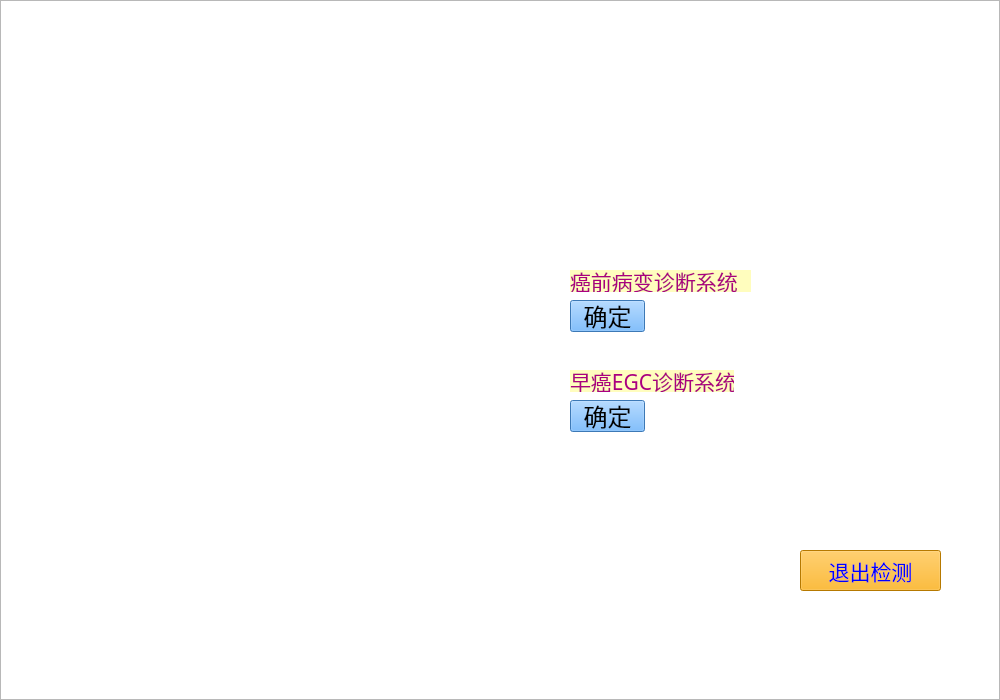
<?xml version="1.0" encoding="UTF-8"?>
<ui version="4.0">
 <class>widget</class>
 <widget class="QWidget" name="widget">
  <property name="geometry">
   <rect>
    <x>0</x>
    <y>0</y>
    <width>1000</width>
    <height>700</height>
   </rect>
  </property>
  <property name="focusPolicy">
   <enum>Qt::ClickFocus</enum>
  </property>
  <property name="windowTitle">
   <string>基于人工智能的诊断软件系统</string>
  </property>
  <property name="styleSheet">
   <string notr="true"/>
  </property>
  <widget class="QPushButton" name="pushButton1">
   <property name="geometry">
    <rect>
     <x>570</x>
     <y>300</y>
     <width>75</width>
     <height>32</height>
    </rect>
   </property>
   <property name="font">
    <font>
     <family>楷体</family>
     <pointsize>18</pointsize>
    </font>
   </property>
   <property name="styleSheet">
    <string notr="true">background-color:rgb(85, 170, 255)</string>
   </property>
   <property name="text">
    <string>确定</string>
   </property>
  </widget>
  <widget class="QLabel" name="label1">
   <property name="geometry">
    <rect>
     <x>570</x>
     <y>270</y>
     <width>181</width>
     <height>22</height>
    </rect>
   </property>
   <property name="font">
    <font>
     <family>楷体</family>
     <pointsize>16</pointsize>
    </font>
   </property>
   <property name="styleSheet">
    <string notr="true">color: rgb(170, 0, 127);
background-color: rgb(255, 253, 190);</string>
   </property>
   <property name="text">
    <string>癌前病变诊断系统</string>
   </property>
   <property name="buddy">
    <cstring>pushButton1</cstring>
   </property>
  </widget>
  <widget class="QLabel" name="label2">
   <property name="geometry">
    <rect>
     <x>570</x>
     <y>370</y>
     <width>164</width>
     <height>22</height>
    </rect>
   </property>
   <property name="font">
    <font>
     <family>楷体</family>
     <pointsize>16</pointsize>
    </font>
   </property>
   <property name="styleSheet">
    <string notr="true">color: rgb(170, 0, 127);
background-color: rgb(255, 253, 190);</string>
   </property>
   <property name="text">
    <string>早癌EGC诊断系统</string>
   </property>
   <property name="buddy">
    <cstring>pushButton2</cstring>
   </property>
  </widget>
  <widget class="QPushButton" name="pushButton2">
   <property name="geometry">
    <rect>
     <x>570</x>
     <y>400</y>
     <width>75</width>
     <height>32</height>
    </rect>
   </property>
   <property name="font">
    <font>
     <family>楷体</family>
     <pointsize>18</pointsize>
    </font>
   </property>
   <property name="styleSheet">
    <string notr="true">background-color: rgb(85, 170, 255);</string>
   </property>
   <property name="text">
    <string>确定</string>
   </property>
  </widget>
  <widget class="QPushButton" name="pushButton3">
   <property name="geometry">
    <rect>
     <x>800</x>
     <y>550</y>
     <width>141</width>
     <height>41</height>
    </rect>
   </property>
   <property name="font">
    <font>
     <family>楷体</family>
     <pointsize>16</pointsize>
    </font>
   </property>
   <property name="styleSheet">
    <string notr="true">background-color: rgb(255, 170, 0);
color: rgb(0, 0, 255);</string>
   </property>
   <property name="text">
    <string>退出检测</string>
   </property>
  </widget>
  <widget class="QListView" name="listView">
   <property name="geometry">
    <rect>
     <x>0</x>
     <y>0</y>
     <width>1000</width>
     <height>700</height>
    </rect>
   </property>
   <property name="styleSheet">
    <string notr="true">background-image: url(:/images/background.png);</string>
   </property>
  </widget>
  <zorder>listView</zorder>
  <zorder>pushButton3</zorder>
  <zorder>label1</zorder>
  <zorder>label2</zorder>
  <zorder>pushButton2</zorder>
  <zorder>pushButton1</zorder>
 </widget>
 <resources>
  <include location="apprcc.qrc"/>
 </resources>
 <connections/>
</ui>
